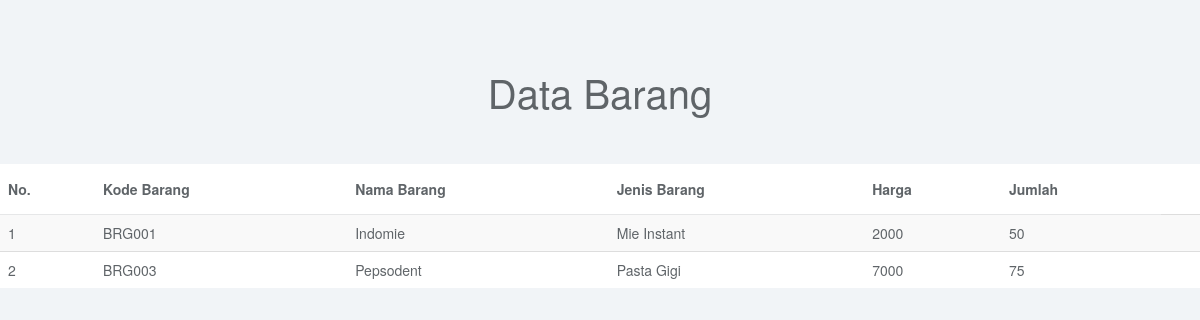
/laporan_barang2.php, run on the app's committed database.
### tables this page shows
CREATE TABLE IF NOT EXISTS `barang` (
  `KodeBarang` varchar(10) NOT NULL DEFAULT '',
  `NamaBarang` varchar(50) DEFAULT NULL,
  `JenisBarang` varchar(20) DEFAULT NULL,
  `Harga` int(11) DEFAULT NULL,
  `Jumlah` int(11) DEFAULT NULL
);

### laporan_barang2.php (the view, shortened to what this page needs)
<!doctype html>
<html>
<head>
<link href="css/bootstrap.min.css" rel="stylesheet">
<link href="css/datepicker3.css" rel="stylesheet">
<link href="css/styles.css" rel="stylesheet">
</head>
<body>
<div class="col-sm-20">
    	<h1 style="text-align: center;">Data Barang</h1>
        <br>
        <br>
         <div class="table-responsive">
         	<table class="table table-striped" >
            	<thead>
                	<tr>
                    	<th>No.</th>
                        <th>Kode Barang</th>
                        <th>Nama Barang</th>
                        <th>Jenis Barang</th>
                        <th>Harga</th>
                        <th>Jumlah</th>
                    </tr>
                 </thead>
                 <tbody>
                 		<?php
							$batas = 10;
			if (isset($_GET['hal'])) {
				$hal = ($_GET['hal']);
				$posisi = ($hal-1) *$batas;
			} else{
				$posisi = 0;
			}
   		if (isset($_POST['btnCari'])) {
			$sql = mysql_query("SELECT * FROM Barang WHERE NamaBarang LIKE '%".$_POST['txtCari']."%'
			ORDER BY KodeBarang LIMIT $posisi, $batas") or die (mysql_error());
		}
		else{
			$sql = mysql_query("SELECT * FROM Barang where Jumlah <100 ORDER BY KodeBarang ")
			or die (mysql_error());
		}
							$no=1;
							while ($data = mysql_fetch_array($sql)) {
						?>
                        <tr>
                        	<td><?php echo $no; ?></td>
                            <td><?php echo $data['KodeBarang']; ?></td>
                            <td><?php echo $data['NamaBarang']; ?></td>
                            <td><?php echo $data['JenisBarang']; ?></td>
                            <td><?php echo $data['Harga']; ?></td>
                           	<td><?php echo $data['Jumlah']; ?></td>
    					    <td>
                            </td>
                          </tr>
                          	<?php
								$no++;
							}
							?>
                          </tbody>
                         </table>
                       </div>
                     </div>
</body>
</html>

### css/styles.css (style rules this page uses)
body { background: #f1f4f7; padding-top: 50px; color: #5f6468; }
h1, h2, h3, h4, h5, h6 { color: #5f6468; }
h1 { font-weight: 300; font-size: 40px; }
.table { background: #fff; }
.table>thead>tr>th { border-bottom: 1px solid #e6e7e8; vertical-align: middle; height: 50px; }

### data on the page
barang: KodeBarang "BRG001", NamaBarang "Indomie", JenisBarang "Mie Instant", Harga "2000", Jumlah "50"
barang: KodeBarang "BRG003", NamaBarang "Pepsodent", JenisBarang "Pasta Gigi", Harga "7000", Jumlah "75"
